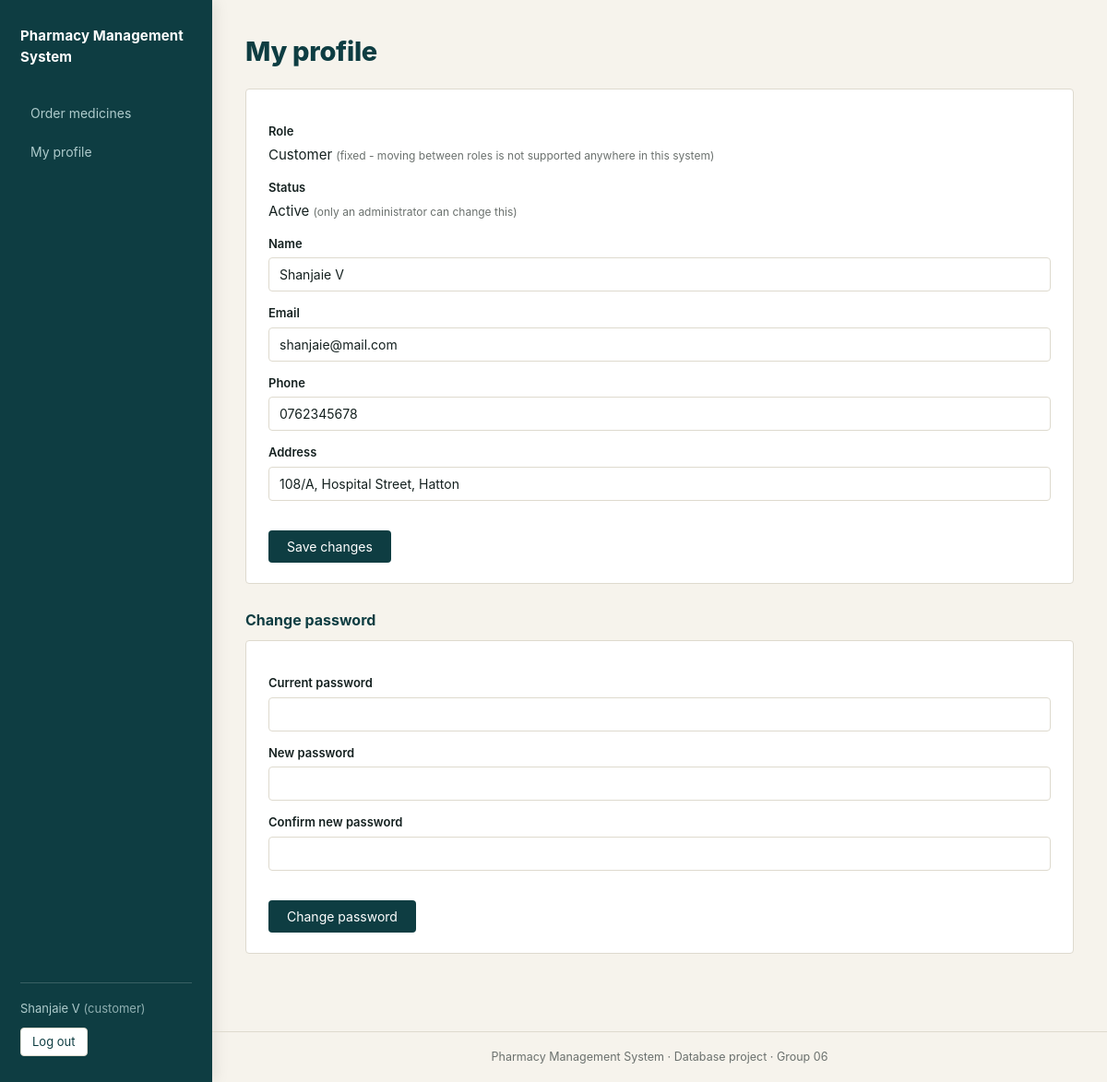
Page /profile.php (signed in) on the committed database.
### tables this page shows
CREATE TABLE `CUSTOMER` (
  `user_id` int(11) NOT NULL,
  `phone` varchar(15) DEFAULT NULL,
  `address` varchar(255) DEFAULT NULL
);

CREATE TABLE `SYSTEM_USER` (
  `user_id` int(11) NOT NULL,
  `name` varchar(100) NOT NULL,
  `email` varchar(100) NOT NULL,
  `password` varchar(255) NOT NULL,
  `is_active` tinyint(1) NOT NULL DEFAULT 1
);

### profile.php (the view, shortened to what this page needs)
<?php
require_once __DIR__ . '/auth.php';
$me = current_user_id();
function find_own_profile(PDO $pdo, int $userId): ?array
{
    $stmt = $pdo->prepare(
        "SELECT u.user_id, u.name, u.email, u.is_active,
                CASE
                    WHEN a.user_id IS NOT NULL THEN 'admin'
                    WHEN p.user_id IS NOT NULL THEN 'pharmacist'
                    WHEN c.user_id IS NOT NULL THEN 'customer'
                END AS role,
                p.license_no,
                c.phone, c.address
           FROM      SYSTEM_USER u
           LEFT JOIN ADMIN      a ON a.user_id = u.user_id
           LEFT JOIN PHARMACIST p ON p.user_id = u.user_id
           LEFT JOIN CUSTOMER   c ON c.user_id = u.user_id
          WHERE u.user_id = ?"
    );
    $stmt->execute([$userId]);
    $row = $stmt->fetch();
    return $row ?: null;
}
$profile = find_own_profile($pdo, $me);
?>
<div class="card">
    <form method="post" action="profile.php">
        <label>Role</label>
        <p style="margin:4px 0 0">
            <?= h(ucfirst($profile['role'])) ?>
            <span class="muted small">(fixed - moving between roles is not supported anywhere in this system)</span>
        </p>
        <label>Status</label>
        <p style="margin:4px 0 0">
            <?= $profile['is_active'] ? 'Active' : '<span class="low">Deactivated</span>' ?>
            <span class="muted small">(only an administrator can change this)</span>
        </p>
        <label for="name">Name</label>
        <input type="text" id="name" name="name" required value="<?= h($profile['name']) ?>">
        <label for="email">Email</label>
        <input type="email" id="email" name="email" required value="<?= h($profile['email']) ?>">
        <?php if ($profile['role'] === 'pharmacist'): ?>
            <label for="license_no">Licence number</label>
            <input type="text" id="license_no" value="<?= h($profile['license_no']) ?>" disabled>
            <p class="muted small" style="margin:4px 0 12px">
                A professional credential is not self-certified - only an
                administrator can change a licence number, from the Users
                screen (staff.php).
            </p>
        <?php elseif ($profile['role'] === 'customer'): ?>
            <label for="phone">Phone</label>
            <input type="text" id="phone" name="phone" value="<?= h($profile['phone'] ?? '') ?>">
            <label for="address">Address</label>
            <input type="text" id="address" name="address" value="<?= h($profile['address'] ?? '') ?>">
        <?php endif; ?>
        <p style="margin-top:16px">
            <button type="submit" class="btn btn-green">Save changes</button>
        </p>
    </form>
</div>
<h2>Change password</h2>
<div class="card">
    <form method="post" action="profile.php">
        <label for="current_password">Current password</label>
        <input type="password" id="current_password" name="current_password" required>
        <label for="new_password">New password</label>
        <input type="password" id="new_password" name="new_password" required minlength="8">
        <label for="confirm_password">Confirm new password</label>
        <input type="password" id="confirm_password" name="confirm_password" required minlength="8">
        <p style="margin-top:16px">
            <button type="submit" class="btn btn-green">Change password</button>
        </p>
    </form>
</div>

### style.css (style rules this page uses)
:root { --ink:#14201F; --paper:#F6F3EC; --accent:#0E3D42; --accent-light:#175159; --accent-tint:#AECBCC; --grey:#6B716E; --rule:#DEDACE; --red:#963C31; }
* { box-sizing:border-box;margin:0;padding:0 }
body { font-family:-apple-system,"Segoe UI",Roboto,Helvetica,Arial,sans-serif; background:var(--paper); color:var(--ink); font-size:15px; line-height:1.5; }
.card { background:#fff; border:1px solid var(--rule); border-radius:4px; padding:22px 24px; margin-bottom:20px; }
h2 { font-size:16px;line-height:1.2;color:var(--accent);font-weight:700;margin:30px 0 12px }
.muted { color:var(--grey);font-size:13px }
.small { font-size:12px }
label { display:block;font-size:13px;font-weight:600;margin:14px 0 5px }
input[type=text],input[type=email],input[type=password], input[type=number],select,textarea { width:100%; padding:9px 11px; border:1px solid var(--rule); border-radius:4px; font-size:14px; font-family:inherit; background:#fff; color:var(--ink); }
button,.btn { display:inline-block; margin-top:16px; padding:9px 20px; background:var(--accent); color:#fff; border:0;border-radius:4px; font-size:14px;font-family:inherit; cursor:pointer;text-decoration:none; transition:background-color .15s ease; }
.btn-green { background:var(--accent);color:#fff }

### rows in the picture
customer: name "Shanjaie V", email "shanjaie@mail.com", phone "0762345678", address "108/A, Hospital Street, Hatton"

### other values in the picture
$label "Order medicines"
current_user_name() "Shanjaie V"
$role "customer"
$title "My profile"
$profile['role'] "Customer"
